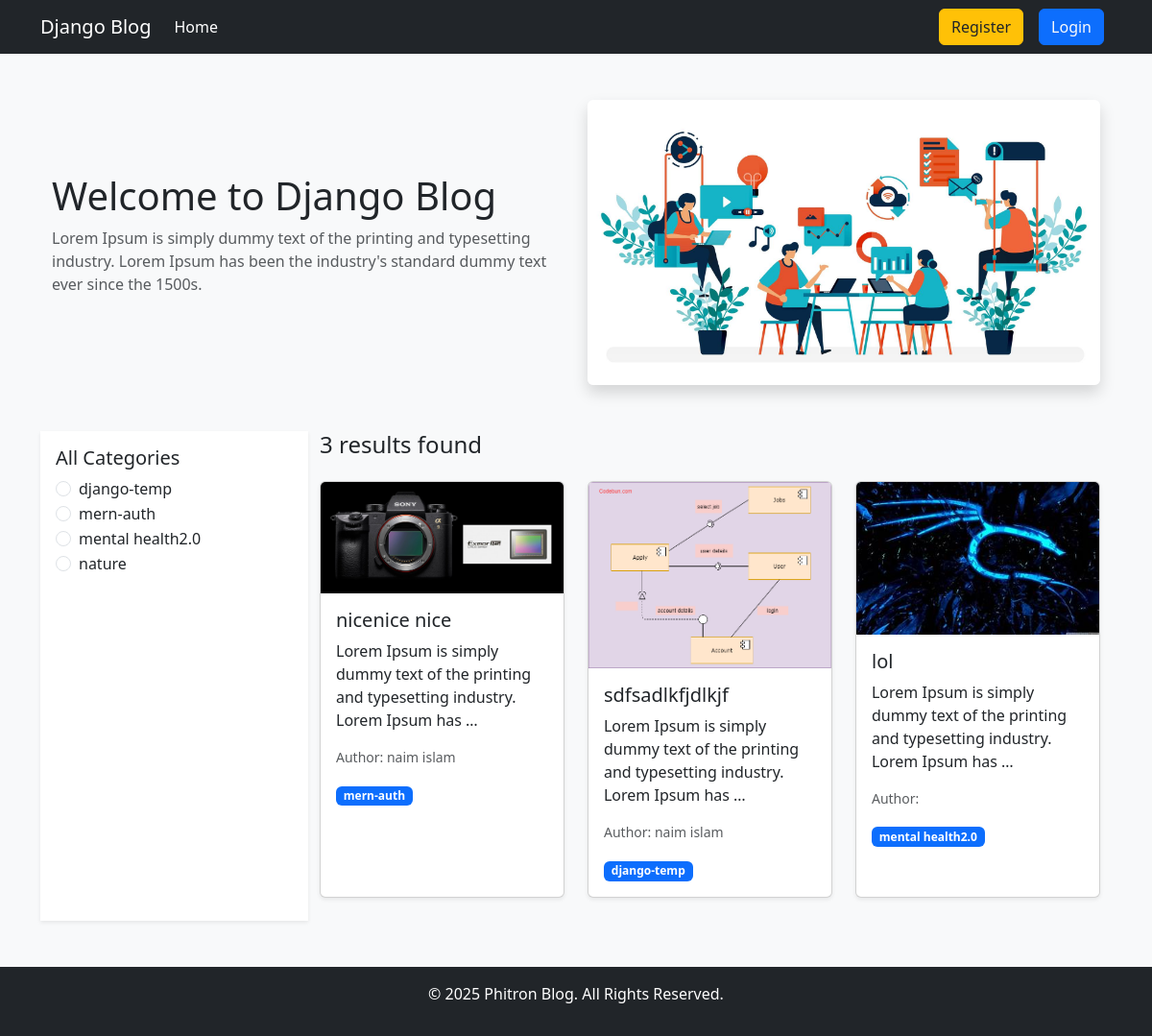
The page / on the database its author committed.
### categories/models.py (models this page shows, shortened)
class Category(models.Model):
     name = models.CharField(max_length=100)
     slug =  models.SlugField(max_length=100,unique=True,null=True,blank=True)

### posts/models.py (models this page shows, shortened)
class Post(models.Model):
     title = models.CharField(max_length=50)
     content = models.TextField()
     category = models.ManyToManyField(Category)
     author =  models.ForeignKey(User , on_delete=models.CASCADE)
     image = models.ImageField(upload_to='uploads/',blank=True,null=True )

### Blog_project/views.py (the view)
# urls.py: path('',views.home,name="homepage"),
def home(request, category_slug = None):
     data = Post.objects.all()
     if category_slug is not None:
         category = Category.objects.get(slug = category_slug)
         data = Post.objects.filter(category = category)
     categories = Category.objects.all()
     return render (request,'home.html',{'data':data, 'category' : categories})

### templates/home.html
{% extends 'base.html' %}
{% load static %}
{% block content %}
<div class="container my-5">
  <div class="row align-items-center text-center text-md-start">
    <div class="col-md-6">
      <h1>Welcome to Django Blog</h1>
      <p class="text-muted">
        Lorem Ipsum is simply dummy text of the printing and typesetting industry.
        Lorem Ipsum has been the industry's standard dummy text ever since the 1500s.
      </p>
    </div>
    <div class="col-md-6">
      <img src="{% static 'header.jpg' %}" class="img-fluid rounded shadow" alt="Blog Header">
    </div>
  </div>
</div>
<div class="container">
  <div class="row">
    <div class="col-md-3 bg-white p-3 shadow-sm">
      <h5>All Categories</h5>
      {% for cat in category %}
        <div class="form-check">
          <input class="form-check-input" type="radio" name="category" id="{{cat.id}}">
          <label class="form-check-label" for="{{cat.id}}">
            <a href="{% url 'category_wise_post' cat.slug %}" class="text-decoration-none text-dark">
              {{cat.name}}
            </a>
          </label>
        </div>
      {% endfor %}
    </div>
    <div class="col-md-9">
      <h4 class="mb-4">{{ data | length }} results found</h4>
      <div class="row">
        {% for post in data %}
          <div class="col-lg-4 col-md-6 mb-4">
            <div class="card h-100 shadow-sm">
              <img src="{{ post.image.url }}" class="card-img-top" alt="{{ post.title }}">
              <div class="card-body">
                <h5 class="card-title">
                  <a href="{% url 'detail_post' post.id %}" class="text-decoration-none text-dark">
                    {{ post.title }}
                  </a>
                </h5>
                <p class="card-text">{{ post.content | truncatewords:15 }}</p>
                <p class="small text-muted">Author: {{ post.author.first_name }} {{ post.author.last_name }}</p>
                <div>
                  {% for cat in post.category.all %}
                    <span class="badge bg-primary">{{ cat.name }}</span>
                  {% endfor %}
                </div>
              </div>
            </div>
          </div>
        {% endfor %}
      </div>
    </div>
  </div>
</div>
{% endblock %}

### rows shown on the page
Category: name "django-temp"
Category: name "mern-auth"
Category: name "mental health2.0"
Category: name "nature"
Post: image (picture), title "nicenice nice", content "Lorem Ipsum is simply dummy text of the printing and typesetting industry. Lorem Ipsum has …", author.first_name "naim", author.last_name "islam"
Post: image (picture), title "sdfsadlkfjdlkjf", content "Lorem Ipsum is simply dummy text of the printing and typesetting industry. Lorem Ipsum has …", author.first_name "naim", author.last_name "islam"
Post: image (picture), title "lol", content "Lorem Ipsum is simply dummy text of the printing and typesetting industry. Lorem Ipsum has …"

### other values the page prints
{{ data | length }} "3"
